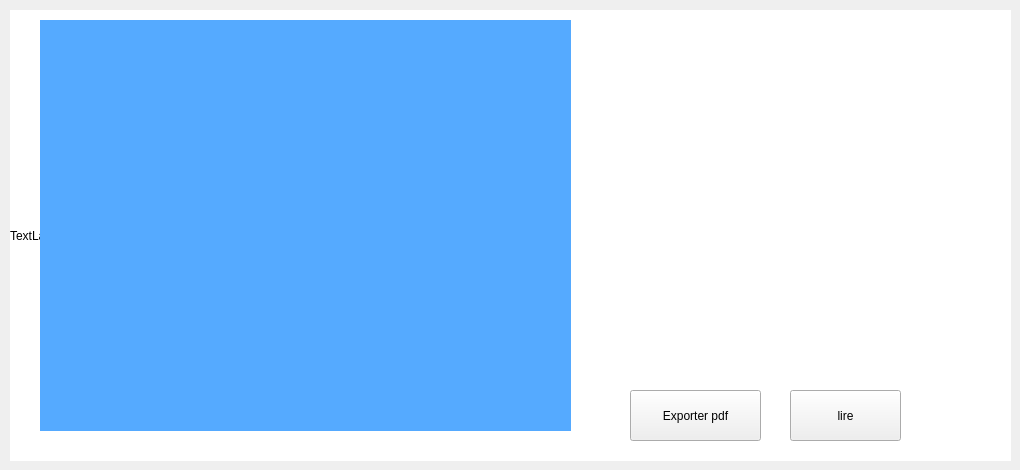
   <widget class="QWidget" name="tab_2">
    <attribute name="title">
     <string>Statisque et Export</string>
    </attribute>
    <widget class="QWidget" name="widgetChart" native="true">
     <property name="geometry">
      <rect>
       <x>40</x>
       <y>20</y>
       <width>531</width>
       <height>411</height>
      </rect>
     </property>
     <property name="styleSheet">
      <string notr="true">background-color: rgb(85, 170, 255);</string>
     </property>
    </widget>
    <widget class="QPushButton" name="btnExportPDF">
     <property name="geometry">
      <rect>
       <x>630</x>
       <y>390</y>
       <width>131</width>
       <height>51</height>
      </rect>
     </property>
     <property name="text">
      <string>Exporter pdf</string>
     </property>
    </widget>
    <widget class="QLabel" name="label_7">
     <property name="geometry">
      <rect>
       <x>10</x>
       <y>10</y>
       <width>1001</width>
       <height>451</height>
      </rect>
     </property>
     <property name="styleSheet">
      <string notr="true">background-color: rgb(255, 255, 255);</string>
     </property>
     <property name="text">
      <string>TextLabel</string>
     </property>
    </widget>
    <widget class="QPushButton" name="lire">
     <property name="geometry">
      <rect>
       <x>790</x>
       <y>390</y>
       <width>111</width>
       <height>51</height>
      </rect>
     </property>
     <property name="text">
      <string>lire</string>
     </property>
    </widget>
    <widget class="QWidget" name="pdf_generer" native="true">
     <property name="geometry">
      <rect>
       <x>600</x>
       <y>20</y>
       <width>371</width>
       <height>361</height>
      </rect>
     </property>
    </widget>
    <zorder>label_7</zorder>
    <zorder>widgetChart</zorder>
    <zorder>btnExportPDF</zorder>
    <zorder>lire</zorder>
    <zorder>pdf_generer</zorder>
   </widget>
